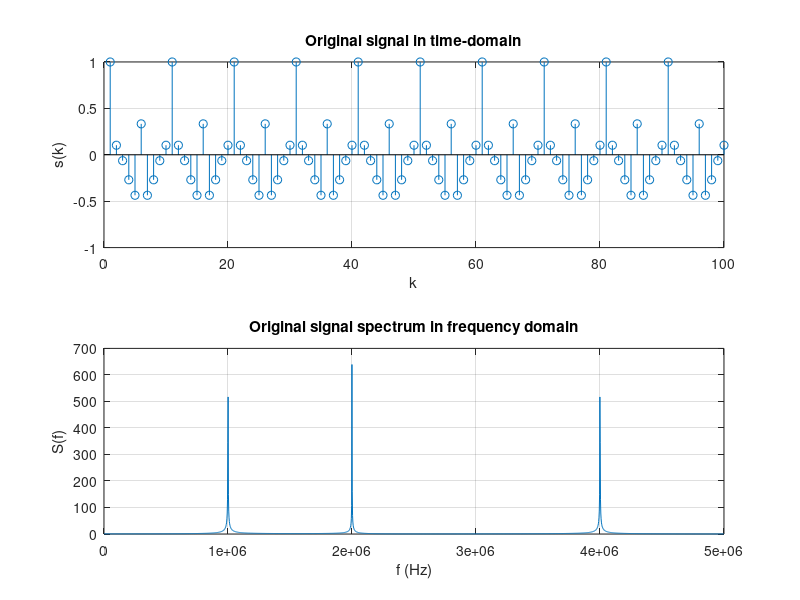

Here is the MATLAB script that generated this plot: (Note: this script raises an error after producing the figure.)
% Generating signals 
Fs = 1e7; % Fs=10MHz 
f1 = 1e6; % f1=1MHz 
f2 = 2*1e6; % f2=2MHz
f3 = 4*1e6; % f3=4MHz
t = 0 : 1/Fs : 10000/Fs; 
s1 = cos((2 * pi * f1) .* t); % Generating cosine signal with f1=1MHz 
s2 = cos((2 * pi * f2) .* t); % Generating cosine signal with f2=2MHz 
s3 = cos((2 * pi * f3) .* t); % Generating cosine signal with f3=4MHz 
s = (s1 + s2 + s3) ./ 3; % add them


figure(1); % plot
subplot(2,1,1); stem(s(1:100)); grid; % plot original 
title('Original signal in time-domain'); 
xlabel('k');
ylabel('s(k)'); 
% FFT on signal s
len = 4096; % FFT length
f = Fs .* (0 : len/2 - 1) ./ len; 
y = fft(s, len); % do len-points FFT transform on the signal s
subplot(2,1,2);
plot(f, abs(y(1:len/2))); grid; % plot original signal s on the frequency domain
title('Original signal spectrum in frequency domain') 
xlabel('f (Hz)');
ylabel('S(f)'); 

%将产生的信号s进行移位操作并输出到.txt文件中方便Modelsim仿真
s_2 = ceil(s *(2^8));
s_3 = ceil(s *(2^14));
fid = fopen('s.txt','wt');      %s.txt需要输出的数据
fprintf(fid,'%g\n',s_2);     
fclose(fid);

%tmp_data为modelsim仿真输出的数据(为.txt文件)，需要右移操作还原信号大小
tmp_data = (textread("a2_out.txt"))/(2^28);
y_bp=fft(tmp_data, len); % do len-points FFT transform on the signal s_bp

figure(2); 
subplot(2,1,1);
s2 = s2 ./ 3;
plot(t(1:1000), s2(1:1000), 'blue', t(1:1000), tmp_data(1:1000), 'red'); grid; xlim([0.000001 0.000002])
legend('Original 1500Hz signal','Filtered 1500Hz signal'); 
title('Comparison of signal before and after filtering'); 
xlabel('t (s)');ylabel('s(t)'); 
subplot(2,1,2);
plot(f, abs(y_bp(1:len/2)));grid; 
title('Filtered signal spectrum in frequency domain'); 
xlabel('f (Hz)');ylabel('S(f)');
